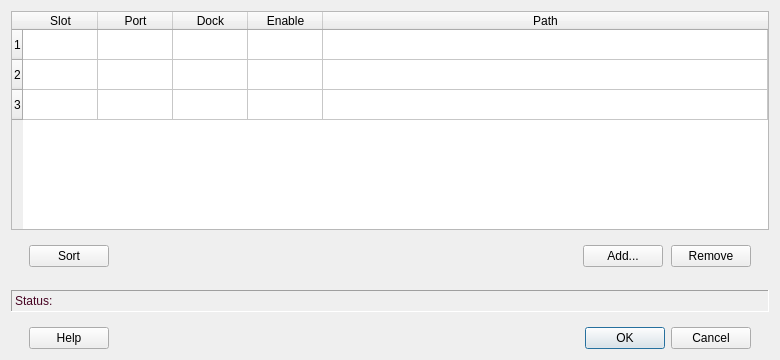
<?xml version="1.0" encoding="UTF-8"?>
<ui version="4.0">
 <class>SimProbesDialog</class>
 <widget class="QDialog" name="SimProbesDialog">
  <property name="windowModality">
   <enum>Qt::ApplicationModal</enum>
  </property>
  <property name="geometry">
   <rect>
    <x>0</x>
    <y>0</y>
    <width>780</width>
    <height>360</height>
   </rect>
  </property>
  <property name="minimumSize">
   <size>
    <width>640</width>
    <height>350</height>
   </size>
  </property>
  <property name="windowTitle">
   <string>Simulated Probes</string>
  </property>
  <property name="modal">
   <bool>true</bool>
  </property>
  <layout class="QGridLayout" name="gridLayout" rowstretch="1,0,0,0,0">
   <property name="verticalSpacing">
    <number>15</number>
   </property>
   <item row="0" column="0">
    <widget class="QTableWidget" name="tableWidget">
     <property name="enabled">
      <bool>true</bool>
     </property>
     <property name="sizePolicy">
      <sizepolicy hsizetype="MinimumExpanding" vsizetype="Expanding">
       <horstretch>0</horstretch>
       <verstretch>0</verstretch>
      </sizepolicy>
     </property>
     <property name="minimumSize">
      <size>
       <width>221</width>
       <height>0</height>
      </size>
     </property>
     <property name="horizontalScrollBarPolicy">
      <enum>Qt::ScrollBarAsNeeded</enum>
     </property>
     <property name="autoScroll">
      <bool>false</bool>
     </property>
     <property name="selectionMode">
      <enum>QAbstractItemView::SingleSelection</enum>
     </property>
     <property name="selectionBehavior">
      <enum>QAbstractItemView::SelectRows</enum>
     </property>
     <property name="horizontalScrollMode">
      <enum>QAbstractItemView::ScrollPerPixel</enum>
     </property>
     <property name="rowCount">
      <number>3</number>
     </property>
     <attribute name="horizontalHeaderDefaultSectionSize">
      <number>75</number>
     </attribute>
     <attribute name="horizontalHeaderStretchLastSection">
      <bool>true</bool>
     </attribute>
     <row>
      <property name="text">
       <string>1</string>
      </property>
     </row>
     <row>
      <property name="text">
       <string>2</string>
      </property>
     </row>
     <row/>
     <column>
      <property name="text">
       <string>Slot</string>
      </property>
     </column>
     <column>
      <property name="text">
       <string>Port</string>
      </property>
     </column>
     <column>
      <property name="text">
       <string>Dock</string>
      </property>
     </column>
     <column>
      <property name="text">
       <string>Enable</string>
      </property>
     </column>
     <column>
      <property name="text">
       <string>Path</string>
      </property>
     </column>
     <item row="0" column="0">
      <property name="flags">
       <set>ItemIsSelectable|ItemIsEditable|ItemIsEnabled</set>
      </property>
     </item>
    </widget>
   </item>
   <item row="1" column="0">
    <layout class="QHBoxLayout" name="horizontalLayout">
     <property name="spacing">
      <number>8</number>
     </property>
     <property name="leftMargin">
      <number>18</number>
     </property>
     <property name="rightMargin">
      <number>18</number>
     </property>
     <item>
      <widget class="QPushButton" name="sortBut">
       <property name="sizePolicy">
        <sizepolicy hsizetype="Preferred" vsizetype="Preferred">
         <horstretch>0</horstretch>
         <verstretch>0</verstretch>
        </sizepolicy>
       </property>
       <property name="text">
        <string>Sort</string>
       </property>
      </widget>
     </item>
     <item>
      <spacer name="horizontalSpacer_3">
       <property name="orientation">
        <enum>Qt::Horizontal</enum>
       </property>
       <property name="sizeType">
        <enum>QSizePolicy::Expanding</enum>
       </property>
       <property name="sizeHint" stdset="0">
        <size>
         <width>40</width>
         <height>20</height>
        </size>
       </property>
      </spacer>
     </item>
     <item>
      <widget class="QPushButton" name="addBut">
       <property name="sizePolicy">
        <sizepolicy hsizetype="Preferred" vsizetype="Preferred">
         <horstretch>0</horstretch>
         <verstretch>0</verstretch>
        </sizepolicy>
       </property>
       <property name="text">
        <string>Add...</string>
       </property>
      </widget>
     </item>
     <item>
      <widget class="QPushButton" name="rmvBut">
       <property name="sizePolicy">
        <sizepolicy hsizetype="Preferred" vsizetype="Preferred">
         <horstretch>0</horstretch>
         <verstretch>0</verstretch>
        </sizepolicy>
       </property>
       <property name="text">
        <string>Remove</string>
       </property>
      </widget>
     </item>
    </layout>
   </item>
   <item row="2" column="0">
    <spacer name="verticalSpacer">
     <property name="orientation">
      <enum>Qt::Vertical</enum>
     </property>
     <property name="sizeHint" stdset="0">
      <size>
       <width>20</width>
       <height>8</height>
      </size>
     </property>
    </spacer>
   </item>
   <item row="3" column="0">
    <widget class="QLabel" name="statusLbl">
     <property name="enabled">
      <bool>true</bool>
     </property>
     <property name="sizePolicy">
      <sizepolicy hsizetype="Expanding" vsizetype="Preferred">
       <horstretch>0</horstretch>
       <verstretch>0</verstretch>
      </sizepolicy>
     </property>
     <property name="minimumSize">
      <size>
       <width>0</width>
       <height>22</height>
      </size>
     </property>
     <property name="palette">
      <palette>
       <active>
        <colorrole role="WindowText">
         <brush brushstyle="SolidPattern">
          <color alpha="255">
           <red>71</red>
           <green>3</green>
           <blue>34</blue>
          </color>
         </brush>
        </colorrole>
       </active>
       <inactive>
        <colorrole role="WindowText">
         <brush brushstyle="SolidPattern">
          <color alpha="255">
           <red>71</red>
           <green>3</green>
           <blue>34</blue>
          </color>
         </brush>
        </colorrole>
       </inactive>
       <disabled>
        <colorrole role="WindowText">
         <brush brushstyle="SolidPattern">
          <color alpha="255">
           <red>106</red>
           <green>104</green>
           <blue>100</blue>
          </color>
         </brush>
        </colorrole>
       </disabled>
      </palette>
     </property>
     <property name="frameShape">
      <enum>QFrame::Panel</enum>
     </property>
     <property name="frameShadow">
      <enum>QFrame::Sunken</enum>
     </property>
     <property name="lineWidth">
      <number>1</number>
     </property>
     <property name="text">
      <string>Status:</string>
     </property>
    </widget>
   </item>
   <item row="4" column="0">
    <layout class="QHBoxLayout" name="horizontalLayout_2">
     <property name="spacing">
      <number>8</number>
     </property>
     <property name="leftMargin">
      <number>18</number>
     </property>
     <property name="rightMargin">
      <number>18</number>
     </property>
     <item>
      <widget class="QPushButton" name="helpBut">
       <property name="sizePolicy">
        <sizepolicy hsizetype="Preferred" vsizetype="Preferred">
         <horstretch>0</horstretch>
         <verstretch>0</verstretch>
        </sizepolicy>
       </property>
       <property name="text">
        <string>Help</string>
       </property>
      </widget>
     </item>
     <item>
      <spacer name="horizontalSpacer_2">
       <property name="orientation">
        <enum>Qt::Horizontal</enum>
       </property>
       <property name="sizeType">
        <enum>QSizePolicy::Expanding</enum>
       </property>
       <property name="sizeHint" stdset="0">
        <size>
         <width>40</width>
         <height>20</height>
        </size>
       </property>
      </spacer>
     </item>
     <item>
      <widget class="QDialogButtonBox" name="buttonBox">
       <property name="sizePolicy">
        <sizepolicy hsizetype="Preferred" vsizetype="Preferred">
         <horstretch>0</horstretch>
         <verstretch>0</verstretch>
        </sizepolicy>
       </property>
       <property name="focusPolicy">
        <enum>Qt::StrongFocus</enum>
       </property>
       <property name="orientation">
        <enum>Qt::Horizontal</enum>
       </property>
       <property name="standardButtons">
        <set>QDialogButtonBox::Cancel|QDialogButtonBox::Ok</set>
       </property>
      </widget>
     </item>
    </layout>
   </item>
  </layout>
 </widget>
 <tabstops>
  <tabstop>buttonBox</tabstop>
  <tabstop>tableWidget</tabstop>
  <tabstop>sortBut</tabstop>
  <tabstop>addBut</tabstop>
  <tabstop>rmvBut</tabstop>
  <tabstop>helpBut</tabstop>
 </tabstops>
 <resources/>
 <connections/>
</ui>
